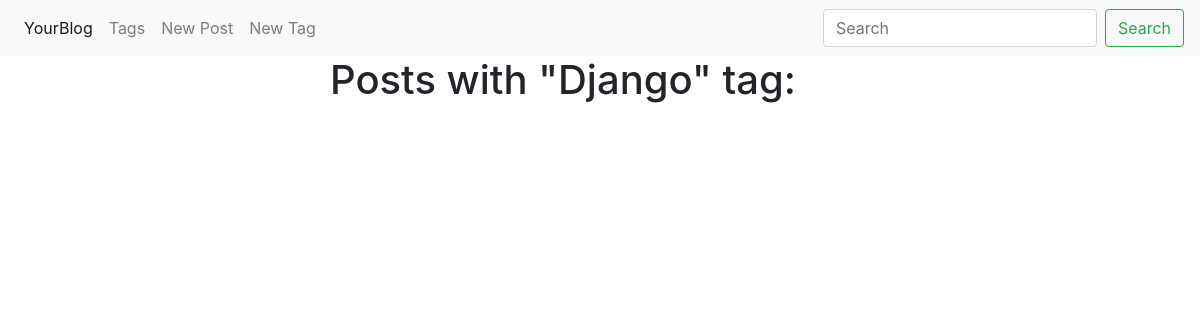
Page /blog/tags/django/ on the earlier database version.
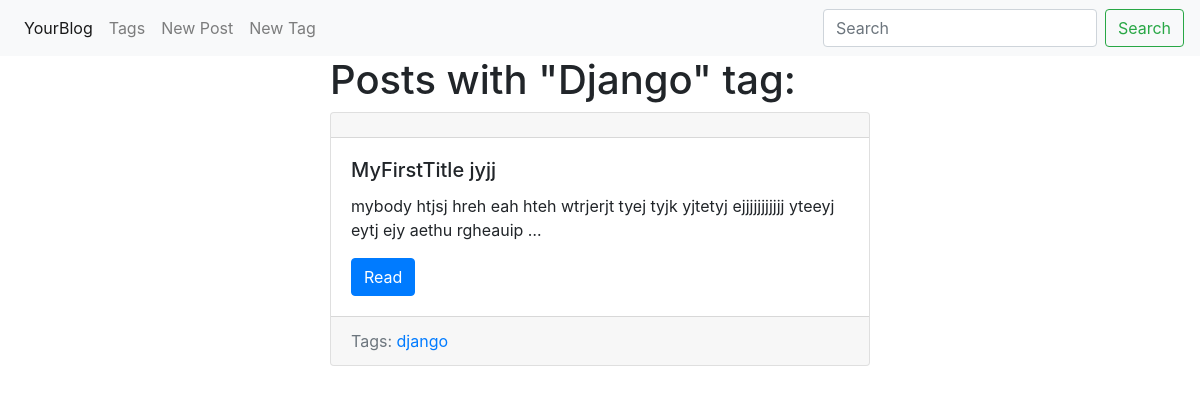
Same page on the later database version.
### blog/models.py (models this page shows, shortened)
class Tag(ModelLinksMixin, models.Model):
    title = models.CharField(max_length=50)
    slug = models.SlugField(max_length=50, unique=True)
    name_detail = 'tag_detail_url'
    name_update = 'tag_update_url'
    name_delete = 'tag_delete_url'
    class Meta:
        ordering = ['title']

class Post(ModelLinksMixin, models.Model):
    title = models.CharField(max_length=150, db_index=True)
    slug = models.SlugField(max_length=150, blank=True, unique=True)        # unique=True - only unique slug and
    body = models.TextField(blank=True, db_index=True)                      # blank=True - can be empty
    tags = models.ManyToManyField('Tag', blank=True, related_name='posts')
    date_pub = models.DateTimeField(auto_now_add=True)              # auto_now_add=True - data_pub will be recoded when
    name_detail = 'post_detail_url'
    name_update = 'post_update_url'
    name_delete = 'post_delete_url'
    class Meta:
        ordering = ['-date_pub']

### blog/views.py (the view)
# urls.py: path('tags/<str:slug>/', TagDetail.as_view(), name='tag_detail_url'),
class TagDetail(ObjectDetailMixin, View):
    model = Tag
    template = 'blog/tag_detail.html'

### blog/utils.py (called while the page is built)
    def get(self, request, slug):
        obj = get_object_or_404(self.model, slug__iexact=slug)
        return render(request, self.template, context={self.model.__name__.lower(): obj,
                                                       'admin_object': obj,
                                                       'detail': True})

    def get_absolute_url(self):
        return reverse(self.name_detail, kwargs={'slug': self.slug})

### blog/templates/blog/tag_detail.html (shortened to what this page needs)
{% extends 'blog/base_blog.html' %}
{% block content %}
<h1>Posts with "{{ tag.title|title }}" tag:</h1>
{% for post in tag.posts.all %}
           {% include 'blog/includes/post_card_template.html' %}
{% endfor %}
{% endblock %}

### blog/templates/blog/includes/post_card_template.html (shortened to what this page needs)
<div class="card mb-4">
    <div class="card-header">
    </div>
    <div class="card-body">
        <h5 class="card-title">
            {{post.title}}
        </h5>
        <p class="card-text">
            {{ post.body|truncatewords:15 }}
        </p>
        <a href="{{ post.get_absolute_url }}" class="btn btn-primary">Read</a>
    </div>
    <div class="card-footer text-muted">
        Tags:
        {% for tag in post.tags.all %}
        <a href="{{tag.get_absolute_url}}">{{tag.title}}</a>
        {% endfor %}
    </div>
</div>

Differences in the rows shown:
now on this page (row edited): Post: title "MyFirstTitle jyjj", body "mybody htjsj hreh eah hteh wtrjerjt tyej tyjk yjtetyj ejjjjjjjjjjj yteeyj eytj ejy aethu rgheauip …", Tag (title "django")
